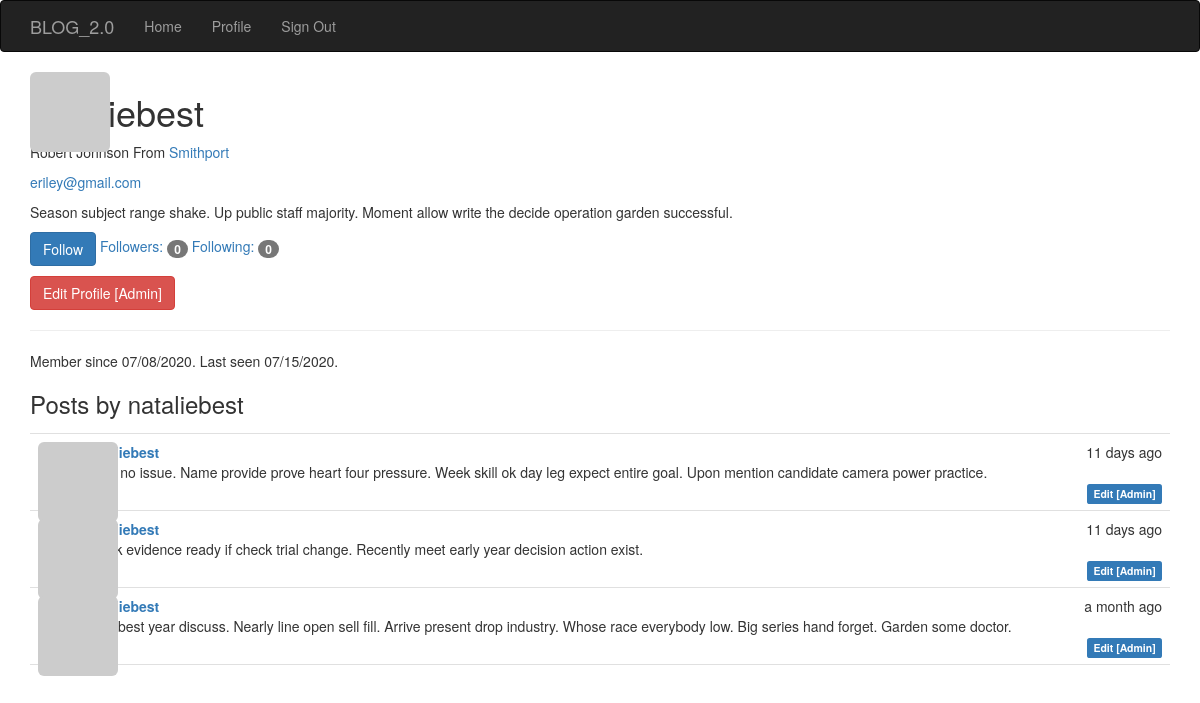
/user/nataliebest (signed in), run on the app's committed database.
### app/models.py (models this page shows, shortened)
class User(UserMixin, db.Model):
    __tablename__ = 'users'
    id = db.Column(db.Integer, primary_key=True)
    email = db.Column(db.String(64), unique=True, index=True)
    username = db.Column(db.String(64), unique=True, index=True)
    name = db.Column(db.String(64))
    location = db.Column(db.String(64))
    about_me = db.Column(db.Text())
    member_since = db.Column(db.DateTime(), default=datetime.utcnow)
    last_seen = db.Column(db.DateTime(), default=datetime.utcnow)
    password_hash = db.Column(db.String(128))
    avatar_hash = db.Column(db.String(32))
    role_id = db.Column(db.Integer, db.ForeignKey('roles.id'))
    confirmed = db.Column(db.Boolean, default=False)
    posts = db.relationship('Post', backref='author', lazy='dynamic')
    followed = db.relationship('Follow', foreign_keys=[Follow.follower_id], backref=db.backref('follower', lazy='joined'), lazy='dynamic', cascade='all, delete-orphan')
    followers = db.relationship('Follow', foreign_keys=[Follow.followed_id], backref=db.backref('followed', lazy='joined'), lazy='dynamic', cascade='all, delete-orphan')
    def can(self, perm):
        return self.role is not None and self.role.has_permission(perm)
    def is_administrator(self):
        return self.can(Permission.ADMIN)
    def ping(self):
        self.last_seen = datetime.utcnow()
        db.session.add(self)
        db.session.commit()
    @property
    def password(self):
        '''
        Password property to prevent reading passwords directly
        '''
        raise AttributeError('Password is not a readable attribute')
    def gravatar(self, size=100, default='identicon', rating='g'):
        if request.is_secure:
            url = 'https://secure.gravatar.com/avatar'
        else:
            url = 'http://www.gravatar.com/avatar'
            hash = self.avatar_hash or self.gravatar_hash()
        return '{url}/{hash}?s={size}&d={default}&r={rating}'.format(
            url=url, hash=hash, size=size, default=default, rating=rating)
    def is_following(self, user):
        if user.id is None:
            return False
        return self.followed.filter_by(followed_id=user.id).first() is not None

class Post(db.Model):
    __tablename__='posts'
    id = db.Column(db.Integer, primary_key=True)
    body = db.Column(db.Text)
    timestamp = db.Column(db.DateTime, index=True, default=datetime.utcnow)
    author_id = db.Column(db.Integer, db.ForeignKey('users.id'))
    body_html = db.Column(db.Text)

### app/main/views.py (the view)
@main.route('/user/<username>')
def user(username):
    user = User.query.filter_by(username=username).first_or_404()
    posts = user.posts.order_by(Post.timestamp.desc()).all()
    return render_template('user.html', user=user, posts=posts)

### app/auth/views.py (called while the page is built)
@auth.before_app_request
def before_request():
    if current_user.is_authenticated:
        current_user.ping()
        if not current_user.confirmed \
                and request.endpoint \
                and request.blueprint != 'auth' \
                and request.endpoint != 'static':
            return redirect(url_for('auth.unconfirmed'))

### app/main/__init__.py (called while the page is built)
@main.app_context_processor
def inject_permission():
    return dict(Permission=Permission)

### app/models.py (called while the page is built)
@login_manager.user_loader
def load_user(user_id):
    return User.query.get(int(user_id))

    def has_permission(self, perm):
        return self.permissions & perm == perm

### app/templates/user.html (shortened to what this page needs)
{% extends 'base.html' %}
{% import "bootstrap/wtf.html" as wtf %}
{% block head %}
  {{ super() }}
{% endblock %}
{% block page_content %}
<img class="img-rounded profile-thumbnail" src="{{ user.gravatar(size=256) }}">
<div class='page_header'>
  <h1>{{ user.username }} </h1>
  {% if user.name or user.location %}
  <p>
    {% if user.location %}
      From <a href="http://maps.google.com/?q={{ user.location }}">
        {{ user.location }}
        </a>
      {% endif %}
  </p>
  {% endif %}
  {% if current_user.is_administrator() %}
  <p><a href="mailto: {{ user.email }}">{{ user.email }}</a></p>
  {% endif %}
  {% if user.about_me %}<p>{{ user.about_me }}</p> {% endif %}
  <p>
    {% if current_user.can(Permission.FOLLOW) and user != current_user %}
      {% if not current_user.is_following(user) %}
      <a href="{{ url_for('.follow', username=user.username) }}" class="btn btn-primary">Follow</a>
        {% else %}
      <a href="{{ url_for('.unfollow', username=user.username) }}" class="btn btn-default">Unfollow</a>
      {% endif %}
    {% endif %}
    <a href="{{ url_for('.followers', username=user.username) }}"> Followers: <span class="badge">{{ user.followers.count() }}</span></a>
    <a href="{{ url_for('.followed_by', username=user.username) }}">Following: <span class="badge">{{ user.followed.count() }}</span></a>
  </p>
  {% if current_user.is_administrator() %}
    <a class="btn btn-danger" href="{{ url_for('.edit_profile_admin', id=user.id) }}">Edit Profile [Admin]</a>
  {% endif %}
  <hr>
  <p>
    Member since {{ moment(user.member_since).format('L') }}.
    Last seen {{ moment(user.last_seen).format('L') }}.
  </p>
</div>
<h3>Posts by {{ user.username }}</h3>
{% include '_posts.html' %}
{% endblock %}

### app/templates/_posts.html
<ul class="posts">
  {% for post in posts %}
  <li class="post">
    <div class="profile-thumbnail">
      <a href="{{ url_for('.user', username=post.author.username) }}">
        <img class="img-rounded profile-thumbnail" src="{{ post.author.gravatar(size=40) }}">
      </a>
    </div>
    <div class="post-content">
      <div class="post-date">{{ moment(post.timestamp).fromNow() }}</div>
      <div class="post-author">
        <a href="{{ url_for('.user', username=post.author.username) }}">{{ post.author.username }}</a>
      </div>
      <div class="post-body">
        {% if post.body_html %}
          {{ post.body_html | safe }}
        {% else %}
          {{ post.body }}
        {% endif %}
      </div>
      <div class="post-footer">
        <a href="{{ url_for('.post', id=post.id) }}">
          <span class="label label default">Permalink</span>
        </a>
        {% if current_user == post.author %}
        <a href="{{ url_for('.edit', id=post.id) }}">
          <span class="label label-primary">Edit</span>
        </a>
        {% elif current_user.is_administrator() %}
        <a href="{{ url_for('.edit', id=post.id) }}">
          <span class="label label-primary">Edit [Admin]</span>
        </a>
        {% endif %}
      </div>
    </div>
  </li>
  {% endfor %}
</ul>

### app/static/styles.css (style rules this page uses)
.profile-thumbnail { position: absolute; }
ul.posts { list-style-type: none; padding: 0px; margin: 16px 0px 0px 0px; border-top: 1px solid #e0e0e0; }
ul.posts li.post { padding: 8px; border-bottom: 1px solid #e0e0e0; }
div.post-date { float: right; }
div.post-author { font-weight: bold; }
div.post-content { margin-left: 48px; min-height: 48px; }
div.post-footer { text-align: right; }

### data on the page
User: username "nataliebest", location "Smithport", email "eriley@gmail.com", about_me "Season subject range shake. Up public staff majority. Moment allow write the decide operation garden successful.", member_since "07/08/2020", last_seen "07/15/2020"
Post: timestamp "11 days ago", author.username "nataliebest", body "Lose no issue. Name provide prove heart four pressure. Week skill ok day leg expect entire goal. Upon mention candidate camera power practice."
Post: timestamp "11 days ago", author.username "nataliebest", body "Break evidence ready if check trial change. Recently meet early year decision action exist."
Post: timestamp "a month ago", author.username "nataliebest", body "Kind best year discuss. Nearly line open sell fill. Arrive present drop industry. Whose race everybody low. Big series hand forget. Garden some doctor."

### other printed values
{{ user.followers.count() }} "0"
{{ user.followed.count() }} "0"
